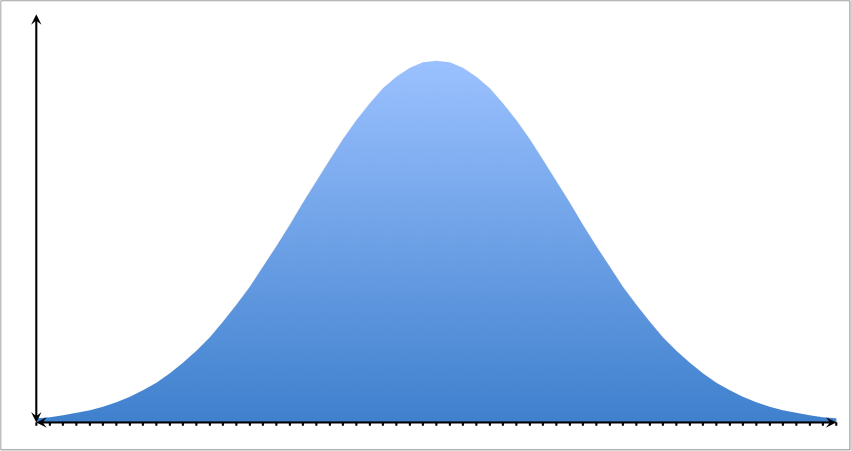
#> input picture wordcloud/dist.png, 1701 x 901 px (shown at 1/2 size)
$ jupyter execute --allow-errors wordcloud.ipynb
#> lines starting #> are read from the running program, lines starting #| are printed output that depends on the picture
[cell 1]
# Start with loading all necessary libraries
import numpy as np
import pandas as pd
from os import path
from PIL import Image
from wordcloud import WordCloud, STOPWORDS, ImageColorGenerator

import matplotlib.pyplot as plt

#> (a cell that did not finish here is left out)

[cell 3]
comment_words = ' '
# iterate through the csv file
#> (the rest of this cell did not finish here and is left out)

[cell 4]
def transform_format(val):
    if val == 0:
        return 255
    else:
        return val

[cell 5]
fname = 'dist.png'
image = Image.open(fname).convert("L")
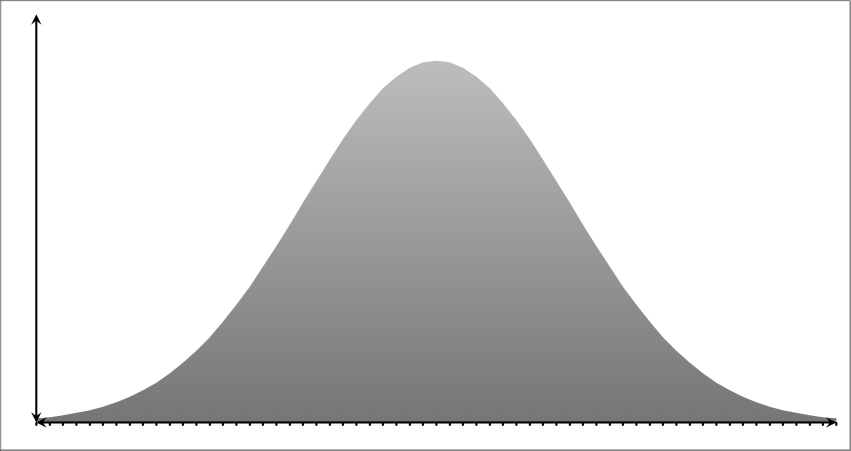
#> image: PIL image 1701x901 L (shown at 1/2 size); min 0, max 255, mean 217.1
mask = np.asarray(image)
# Transform your mask into a new one that will work with the function:
transformed_wine_mask = np.ndarray((mask.shape[0],mask.shape[1]), np.int32)

for i in range(len(mask)):
    transformed_wine_mask[i] = list(map(transform_format, mask[i]))
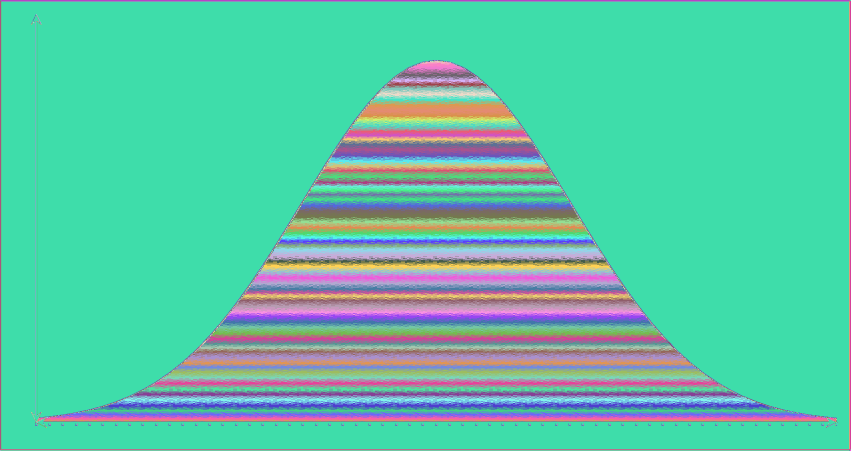
#> transformed_wine_mask: shape (901, 1701) int32 (shown at 1/2 size); 210 distinct labels, from 1 to 255; one colour per label, 0 black
